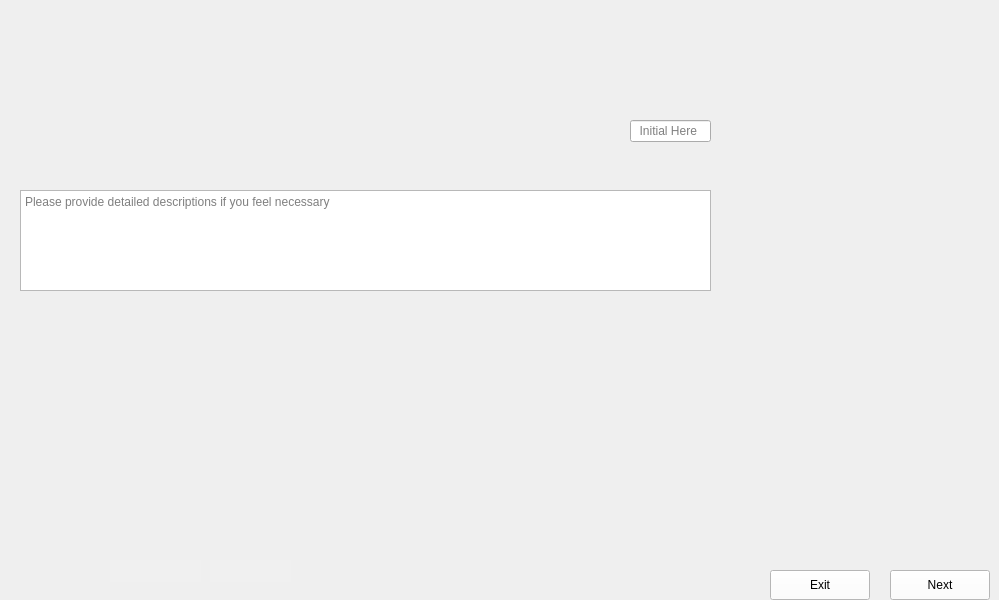
      <widget class="QWidget" name="Fill_Second_Pillars_and_Frame_2">
       <property name="maximumSize">
        <size>
         <width>1024</width>
         <height>600</height>
        </size>
       </property>
       <property name="styleSheet">
        <string notr="true">border-image: url(:/images/images/Fill_Second_Pillars_and_Frame_2.png);</string>
       </property>
       <widget class="QLineEdit" name="Fill_Second_Pillars_and_Frame_2_Data">
        <property name="geometry">
         <rect>
          <x>630</x>
          <y>120</y>
          <width>81</width>
          <height>22</height>
         </rect>
        </property>
        <property name="styleSheet">
         <string notr="true">border-image:None;</string>
        </property>
        <property name="placeholderText">
         <string>  Initial Here</string>
        </property>
       </widget>
       <widget class="QTextEdit" name="Fill_Second_Pillars_and_Frame_2_Comments">
        <property name="geometry">
         <rect>
          <x>20</x>
          <y>190</y>
          <width>691</width>
          <height>101</height>
         </rect>
        </property>
        <property name="styleSheet">
         <string notr="true">border-image:None;</string>
        </property>
        <property name="placeholderText">
         <string>Please provide detailed descriptions if you feel necessary </string>
        </property>
       </widget>
       <widget class="QLineEdit" name="Fill_Second_Pillars_and_Frame_2_Initials">
        <property name="geometry">
         <rect>
          <x>210</x>
          <y>560</y>
          <width>81</width>
          <height>22</height>
         </rect>
        </property>
        <property name="styleSheet">
         <string notr="true">QLineEdit{
background-color: rgb(240, 240, 240);
border: none;
border-image:None;
}</string>
        </property>
       </widget>
       <widget class="QLineEdit" name="Fill_Second_Pillars_and_Frame_2_Dates">
        <property name="geometry">
         <rect>
          <x>110</x>
          <y>560</y>
          <width>91</width>
          <height>22</height>
         </rect>
        </property>
        <property name="styleSheet">
         <string notr="true">QLineEdit{
background-color: rgb(240, 240, 240);
border: none;
border-image:None;
}</string>
        </property>
       </widget>
       <widget class="QPushButton" name="Fill_Second_Pillars_and_Frame_2_Next">
        <property name="geometry">
         <rect>
          <x>890</x>
          <y>570</y>
          <width>100</width>
          <height>30</height>
         </rect>
        </property>
        <property name="styleSheet">
         <string notr="true">QPushButton{
background-color: rgb(255, 255, 255);
height: 35px;
border-image:None;
}
QPushButton::hover{
background-color: rgb(0, 0, 255);
}
QPushButton:pressed{
padding-top:7px;
padding-top:7px;
}</string>
        </property>
        <property name="text">
         <string>Next</string>
        </property>
       </widget>
       <widget class="QPushButton" name="Fill_Second_Pillars_and_Frame_2_Back">
        <property name="geometry">
         <rect>
          <x>770</x>
          <y>570</y>
          <width>100</width>
          <height>30</height>
         </rect>
        </property>
        <property name="styleSheet">
         <string notr="true">QPushButton{
background-color: rgb(255, 255, 255);
height: 35px;
border-image:None;
}
QPushButton::hover{
background-color: rgb(0, 0, 255);
}
QPushButton:pressed{
padding-top:7px;
padding-top:7px;
}</string>
        </property>
        <property name="text">
         <string>Exit</string>
        </property>
       </widget>
      </widget>
